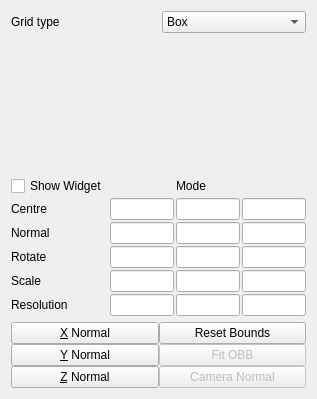
<?xml version="1.0" encoding="UTF-8"?>
<ui version="4.0">
 <class>pqRegularGridSourceWidget</class>
 <widget class="QWidget" name="pqRegularGridSourceWidget">
  <property name="geometry">
   <rect>
    <x>0</x>
    <y>0</y>
    <width>317</width>
    <height>399</height>
   </rect>
  </property>
  <property name="windowTitle">
   <string>Form</string>
  </property>
  <layout class="QVBoxLayout">
   <item>
    <layout class="QGridLayout" name="gridLayout">
     <item row="0" column="1">
      <widget class="QComboBox" name="WidgetMode">
       <property name="currentIndex">
        <number>1</number>
       </property>
       <item>
        <property name="text">
         <string>Plane</string>
        </property>
       </item>
       <item>
        <property name="text">
         <string>Box</string>
        </property>
       </item>
      </widget>
     </item>
     <item row="0" column="0">
      <widget class="QLabel" name="label_2">
       <property name="text">
        <string>Grid type</string>
       </property>
      </widget>
     </item>
    </layout>
   </item>
   <item>
    <widget class="QStackedWidget" name="stackedWidget">
     <property name="currentIndex">
      <number>0</number>
     </property>
     <widget class="QWidget" name="page_2">
      <layout class="QVBoxLayout" name="verticalLayout_2">
       <item>
        <layout class="QGridLayout" name="planewidgetholder"/>
       </item>
      </layout>
     </widget>
     <widget class="QWidget" name="page">
      <layout class="QVBoxLayout" name="verticalLayout">
       <item>
        <layout class="QGridLayout" name="boxwidgetholder"/>
       </item>
      </layout>
     </widget>
    </widget>
   </item>
   <item>
    <layout class="QGridLayout">
     <property name="spacing">
      <number>2</number>
     </property>
     <item row="4" column="1">
      <widget class="pqLineEdit" name="rotationX"/>
     </item>
     <item row="4" column="2">
      <widget class="pqLineEdit" name="rotationY"/>
     </item>
     <item row="4" column="3">
      <widget class="pqLineEdit" name="rotationZ"/>
     </item>
     <item row="5" column="0">
      <widget class="QLabel" name="label_8">
       <property name="text">
        <string>Scale</string>
       </property>
      </widget>
     </item>
     <item row="5" column="1">
      <widget class="pqLineEdit" name="scaleX"/>
     </item>
     <item row="5" column="2">
      <widget class="pqLineEdit" name="scaleY"/>
     </item>
     <item row="5" column="3">
      <widget class="pqLineEdit" name="scaleZ"/>
     </item>
     <item row="1" column="0">
      <widget class="QLabel" name="labelOrigin">
       <property name="text">
        <string>Centre</string>
       </property>
      </widget>
     </item>
     <item row="1" column="1">
      <widget class="pqLineEdit" name="positionX"/>
     </item>
     <item row="1" column="2">
      <widget class="pqLineEdit" name="positionY"/>
     </item>
     <item row="1" column="3">
      <widget class="pqLineEdit" name="positionZ"/>
     </item>
     <item row="2" column="0">
      <widget class="QLabel" name="labelNormal">
       <property name="text">
        <string>Normal</string>
       </property>
      </widget>
     </item>
     <item row="2" column="1">
      <widget class="pqLineEdit" name="normalX"/>
     </item>
     <item row="2" column="2">
      <widget class="pqLineEdit" name="normalY"/>
     </item>
     <item row="2" column="3">
      <widget class="pqLineEdit" name="normalZ"/>
     </item>
     <item row="0" column="0">
      <widget class="QCheckBox" name="show3DWidget">
       <property name="text">
        <string>Show Widget</string>
       </property>
      </widget>
     </item>
     <item row="0" column="2">
      <widget class="QLabel" name="label">
       <property name="text">
        <string>Mode</string>
       </property>
      </widget>
     </item>
     <item row="7" column="2">
      <widget class="pqLineEdit" name="resolutionY"/>
     </item>
     <item row="7" column="1">
      <widget class="pqLineEdit" name="resolutionX"/>
     </item>
     <item row="7" column="3">
      <widget class="pqLineEdit" name="resolutionZ"/>
     </item>
     <item row="7" column="0">
      <widget class="QLabel" name="label_9">
       <property name="text">
        <string>Resolution</string>
       </property>
      </widget>
     </item>
     <item row="4" column="0">
      <widget class="QLabel" name="label_7">
       <property name="text">
        <string>Rotate</string>
       </property>
      </widget>
     </item>
    </layout>
   </item>
   <item>
    <layout class="QGridLayout">
     <property name="margin">
      <number>0</number>
     </property>
     <property name="spacing">
      <number>0</number>
     </property>
     <item row="0" column="1">
      <widget class="QPushButton" name="resetBounds">
       <property name="text">
        <string>Reset Bounds</string>
       </property>
      </widget>
     </item>
     <item row="0" column="0">
      <widget class="QPushButton" name="useXNormal">
       <property name="text">
        <string>&amp;X Normal</string>
       </property>
      </widget>
     </item>
     <item row="2" column="0">
      <widget class="QPushButton" name="useZNormal">
       <property name="text">
        <string>&amp;Z Normal</string>
       </property>
      </widget>
     </item>
     <item row="1" column="0">
      <widget class="QPushButton" name="useYNormal">
       <property name="text">
        <string>&amp;Y Normal</string>
       </property>
      </widget>
     </item>
     <item row="2" column="1">
      <widget class="QPushButton" name="useCameraNormal">
       <property name="enabled">
        <bool>false</bool>
       </property>
       <property name="text">
        <string>Camera Normal</string>
       </property>
      </widget>
     </item>
     <item row="1" column="1">
      <widget class="QPushButton" name="OBB">
       <property name="enabled">
        <bool>false</bool>
       </property>
       <property name="text">
        <string>Fit OBB</string>
       </property>
      </widget>
     </item>
    </layout>
   </item>
  </layout>
 </widget>
 <customwidgets>
  <customwidget>
   <class>pqLineEdit</class>
   <extends>QLineEdit</extends>
   <header>pqLineEdit.h</header>
  </customwidget>
 </customwidgets>
 <resources/>
 <connections/>
</ui>
